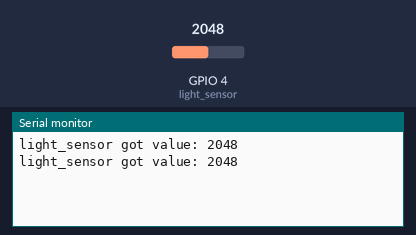
Simulated run of this sketch. Board: ESP32. On the bench: the last lines printed to the serial monitor. The test bench sets the inputs (shaded band); at power-on: GPIO 4 (light_sensor) = 2048.

Above: at 1.8 s.
1.9 s: GPIO 4 (light_sensor) set to 2866
At 2.8 s:
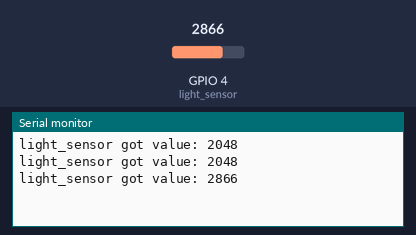
3.4 s: GPIO 4 (light_sensor) set to 3603
At 4.8 s:
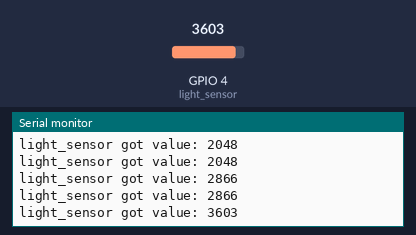
Timing chart, 0 to 6.4 s (numbered marks = the images above; inputs shaded):
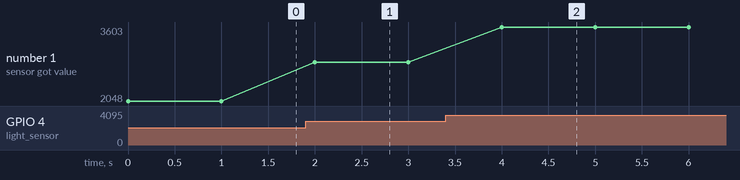

Measured:
- after the input at 1.9 s, the serial monitor: prints a new line after 0.10 s (image 1)
- after the input at 3.4 s, the serial monitor: prints a new line after 0.60 s (image 2)
- plotted number 1: 2048 → 2866 after the input at 1.9 s, 2866 → 3603 after the input at 3.4 s

The sketch:

esp32_serial_lightSensor.ino
```cpp
int light_sensor = 4 ;
int val;

void setup() {
  pinMode(light_sensor, INPUT);
  Serial.begin(9600);
}

void loop() {
  val = analogRead(light_sensor);
  Serial.print("light_sensor got value: ");
  Serial.println(val);
  delay(1000);
}
```
